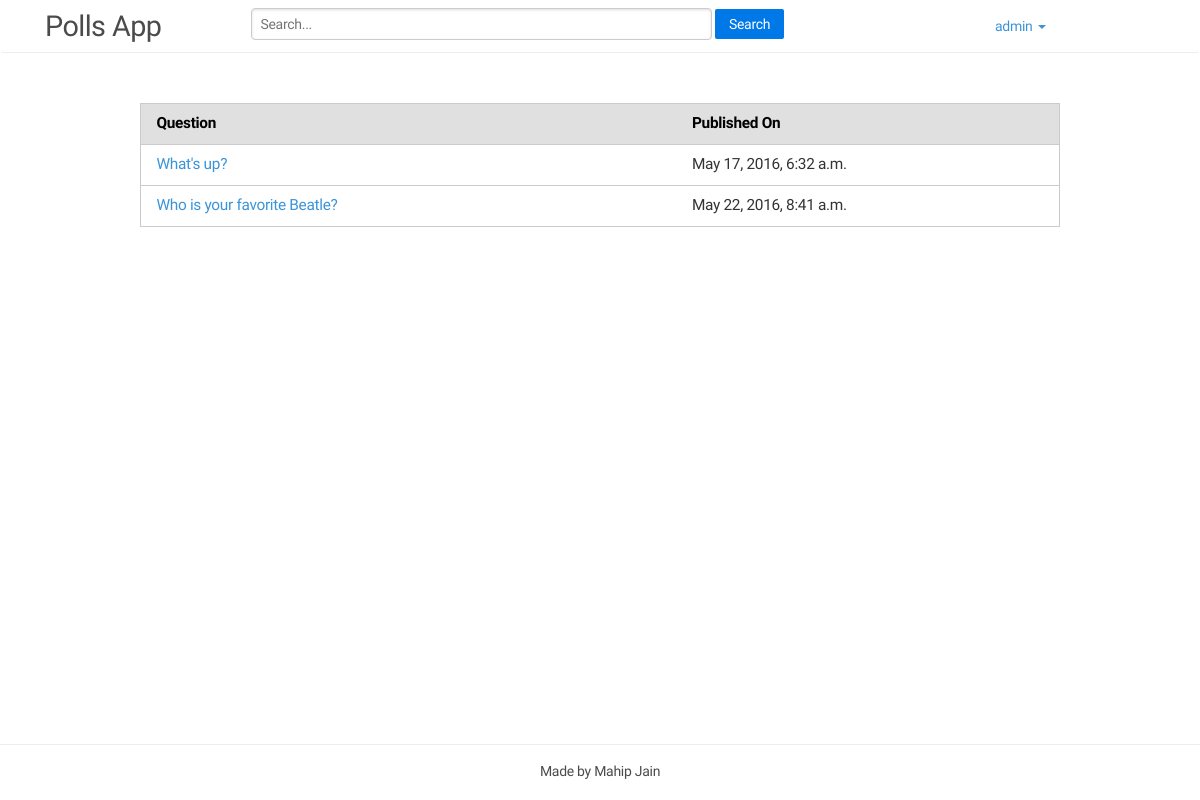
The page /polls/ (signed in) on the database its author committed.
### polls/models.py (models this page shows, shortened)
class Question(models.Model):
	question_text = models.CharField(max_length=200)
	pub_date = models.DateTimeField('date published')
	def was_published_recently(self):
		now = timezone.now()
		return now - datetime.timedelta(days=1) <= self.pub_date <= now
	was_published_recently.admin_order_field = 'pub_date'
	was_published_recently.boolean = True
	was_published_recently.short_description = 'Published recently?'

### polls/views.py (the view)
@method_decorator(login_required, name='dispatch')
class IndexView(generic.ListView):
	template_name = 'polls/index.html'
	context_object_name = 'latest_question_list'
	def get_queryset(self):
		return Question.objects.filter(
			pub_date__lte=timezone.now()
		).order_by('pub_date')[:5]

### polls/templates/polls/index.html (shortened to what this page needs)
<!DOCTYPE html>
{% load staticfiles %}
<html lang="en">
	<head>
		<link rel="stylesheet" type="text/css" href="{% static 'polls/bootstrap/css/bootstrap.min.css' %}" />
		<link rel="stylesheet" type="text/css" href="{% static 'polls/style/animate.css' %}" />
		<link rel="stylesheet" type="text/css" href="{% static 'polls/style/owl.css' %}" />
		<link rel="stylesheet" type="text/css" href="{% static 'polls/style/normalize.css' %}" />
		<link rel="stylesheet" type="text/css" href="{% static 'polls/pure/pure/pure-min.css' %}" />
		<link rel="stylesheet" type="text/css" href="{% static 'polls/style/custom.css' %}" />
	</head>
<body>
<div class="page-wrap">
<nav class="navbar header">
  <div class="container">
    <div class="navbar-header col-md-2">
      <a class="navbar-brand" href="/polls/"><p class="head-text">Polls App</p></a>
    </div>
	<div class="col-md-8">
	<form class="navbar navbar-nav pure-form col-md-12" style="display: inline">
    <fieldset class="col-md-12 search">
        <input class="pure-input-2-3"type="text" placeholder="Search...">
        <button type="submit" class="pure-button pure-button-primary">Search</button>
    </fieldset>
	</form></div>
    <ul class="nav navbar-nav col-md-2 ">
      <li class="dropdown">
        <a class="dropdown-toggle" data-toggle="dropdown" href="#">{{ user.username }}
        <span class="caret"></span></a>
  </div>
</nav>
<div class="questions container">
	<div class="col-md-1"></div>
	<div class="col-md-10">
	{% if latest_question_list %}
	<table class="pure-table pure-table-horizontal col-md-12">
		<thead>
		<th class="col-md-7">Question</th>
		<th class="col-md-5">Published On</th>
		</thead>
		<tbody>
	{% for question in latest_question_list %}
		<tr>
		<td><a href="{% url 'polls:detail' question.id %}">{{ question.question_text }}</a></td>
		<td>{{ question.pub_date}}</td></tr>
	{% endfor %}
		</tbody>
	</table>
	{% else %}
	<p>No polls are available.</p>
	{% endif %}
	</div>
	<div class="col-md-1"></div>
</div>
</div>
<footer class="site-footer text-muted">
  <p class="container footer-text">Made by Mahip Jain<p>
</footer>
</body>
</html>

### polls/static/polls/pure/pure/pure-min.css (style rules this page uses)
html { font-family:sans-serif;-ms-text-size-adjust:100%;-webkit-text-size-adjust:100% }
body { margin:0 }
article,aside,details,figcaption,figure,footer,header,hgroup,main,menu,nav,section,summary { display:block }
a { background-color:transparent }
button,input,optgroup,select,textarea { color:inherit;font:inherit;margin:0 }
button { overflow:visible }
button,select { text-transform:none }
button,html input[type=button],input[type=reset],input[type=submit] { -webkit-appearance:button;cursor:pointer }
input { line-height:normal }
fieldset { border:1px solid silver;margin:0 2px;padding:.35em .625em .75em }
table { border-collapse:collapse;border-spacing:0 }
td,th { padding:0 }
.pure-button { display:inline-block;zoom:1;line-height:normal;white-space:nowrap;vertical-align:middle;text-align:center;cursor:pointer;-webkit-user-drag:none;-webkit-user-select:none;-moz-user-select:none;-ms-user-select:none;user-select:none;-webkit-box-sizing:border-box;-moz-box-sizing:border-box;box-sizing:border-box }
.pure-button { font-family:inherit;font-size:100%;padding:.5em 1em;color:#444;color:rgba(0,0,0,.8);border:1px solid #999;border:0 rgba(0,0,0,0);background-color:#E6E6E6;text-decoration:none;border-radius:2px }
.pure-button-primary,.pure-button-selected,a.pure-button-primary,a.pure-button-selected { background-color:#0078e7;color:#fff }
.pure-form input[type=text],.pure-form input[type=password],.pure-form input[type=email],.pure-form input[type=url],.pure-form input[type=date],.pure-form input[type=month],.pure-form input[type=time],.pure-form input[type=datetime],.pure-form input[type=datetime-local],.pure-form input[type=week],.pure-form input[type=number],.pure-form input[type=search],.pure-form input[type=tel],.pure-form input[type=color],.pure-form select,.pure-form textarea { padding:.5em .6em;display:inline-block;border:1px solid #ccc;box-shadow:inset 0 1px 3px #ddd;border-radius:4px;vertical-align:middle;-webkit-box-sizing:border-box;-moz-box-sizing:border-box;box-sizing:border-box }
.pure-form fieldset { margin:0;padding:.35em 0 .75em;border:0 }
.pure-form .pure-input-2-3 { width:66% }
.pure-table { border-collapse:collapse;border-spacing:0;empty-cells:show;border:1px solid #cbcbcb }
.pure-table td,.pure-table th { border-left:1px solid #cbcbcb;border-width:0 0 0 1px;font-size:inherit;margin:0;overflow:visible;padding:.5em 1em }
.pure-table td:first-child,.pure-table th:first-child { border-left-width:0 }
.pure-table thead { background-color:#e0e0e0;color:#000;text-align:left;vertical-align:bottom }
.pure-table td { background-color:transparent }
.pure-table-horizontal td,.pure-table-horizontal th { border-width:0 0 1px;border-bottom:1px solid #cbcbcb }
.pure-table-horizontal tbody>tr:last-child>td { border-bottom-width:0 }

### polls/static/polls/style/custom.css (style rules this page uses)
* { margin: 0; letter-spacing: -0.02em; font-family: "Raleway", "Helvetica Neue", Helvetica, Arial, sans-serif; }
html, body { height: 99%; }
body { line-height: 1.6; }
.page-wrap { min-height: 100%; margin-bottom: -40px; }
.page-wrap:after { content: ""; display: block; }
.site-footer, .page-wrap:after { height: 40px; }
.site-footer { border-top: 1px solid #eee; }
.footer-text { text-align: center; padding: 15px; font-weight: normal; color: rgb(75, 75, 75); }
.header { border-bottom: 1px solid #eee; }
.head-text { font-size: 160%; margin: 0; font-weight: 100; color: rgb(75, 75, 75); }
.questions, main { margin-top: 50px; font-size: 1.1em; }
.question th, td,a { letter-spacing: 0.6 em; }
.search { padding-top: 6px !important; }

### rows shown on the page
Question: question_text "What's up?", pub_date "May 17, 2016, 6:32 a.m."
Question: question_text "Who is your favorite Beatle?", pub_date "May 22, 2016, 8:41 a.m."

### other values the page prints
{{ user.username }} "admin"
